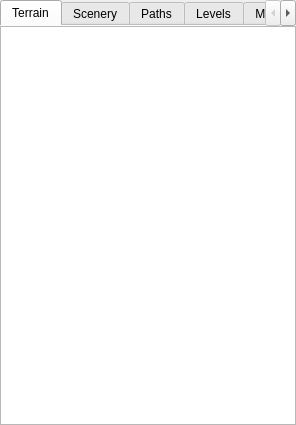
<?xml version="1.0" encoding="UTF-8"?>
<ui version="4.0">
 <class>WorldItemBox</class>
 <widget class="QDockWidget" name="WorldItemBox">
  <property name="enabled">
   <bool>true</bool>
  </property>
  <property name="geometry">
   <rect>
    <x>0</x>
    <y>0</y>
    <width>296</width>
    <height>425</height>
   </rect>
  </property>
  <property name="sizePolicy">
   <sizepolicy hsizetype="Preferred" vsizetype="Preferred">
    <horstretch>0</horstretch>
    <verstretch>0</verstretch>
   </sizepolicy>
  </property>
  <property name="minimumSize">
   <size>
    <width>211</width>
    <height>200</height>
   </size>
  </property>
  <property name="windowIcon">
   <iconset resource="../../_resources/editor.qrc">
    <normaloff>:/images/world16.png</normaloff>:/images/world16.png</iconset>
  </property>
  <property name="styleSheet">
   <string notr="true"/>
  </property>
  <property name="allowedAreas">
   <set>Qt::BottomDockWidgetArea|Qt::LeftDockWidgetArea|Qt::RightDockWidgetArea</set>
  </property>
  <property name="windowTitle">
   <string>World Map Toolbox</string>
  </property>
  <widget class="QTabWidget" name="WorldToolBoxTabs">
   <property name="tabPosition">
    <enum>QTabWidget::North</enum>
   </property>
   <property name="currentIndex">
    <number>0</number>
   </property>
   <property name="documentMode">
    <bool>true</bool>
   </property>
   <widget class="QWidget" name="Tiles">
    <property name="toolTip">
     <string/>
    </property>
    <property name="accessibleName">
     <string/>
    </property>
    <property name="widgetResizable" stdset="0">
     <bool>true</bool>
    </property>
    <attribute name="title">
     <string>Terrain</string>
    </attribute>
    <layout class="QGridLayout" name="TilesG" columnstretch="0">
     <property name="leftMargin">
      <number>0</number>
     </property>
     <property name="topMargin">
      <number>0</number>
     </property>
     <property name="rightMargin">
      <number>0</number>
     </property>
     <property name="bottomMargin">
      <number>0</number>
     </property>
     <property name="spacing">
      <number>0</number>
     </property>
     <item row="0" column="0">
      <widget class="QTableWidget" name="WLD_TilesList">
       <property name="selectionMode">
        <enum>QAbstractItemView::SingleSelection</enum>
       </property>
       <property name="iconSize">
        <size>
         <width>32</width>
         <height>32</height>
        </size>
       </property>
       <attribute name="horizontalHeaderVisible">
        <bool>false</bool>
       </attribute>
       <attribute name="horizontalHeaderDefaultSectionSize">
        <number>32</number>
       </attribute>
       <attribute name="horizontalHeaderHighlightSections">
        <bool>false</bool>
       </attribute>
       <attribute name="horizontalHeaderMinimumSectionSize">
        <number>32</number>
       </attribute>
       <attribute name="horizontalHeaderShowSortIndicator" stdset="0">
        <bool>false</bool>
       </attribute>
       <attribute name="verticalHeaderVisible">
        <bool>false</bool>
       </attribute>
       <attribute name="verticalHeaderDefaultSectionSize">
        <number>32</number>
       </attribute>
       <attribute name="verticalHeaderHighlightSections">
        <bool>false</bool>
       </attribute>
       <attribute name="verticalHeaderMinimumSectionSize">
        <number>32</number>
       </attribute>
      </widget>
     </item>
    </layout>
   </widget>
   <widget class="QWidget" name="Scenery">
    <property name="widgetResizable" stdset="0">
     <bool>true</bool>
    </property>
    <attribute name="title">
     <string>Scenery</string>
    </attribute>
    <layout class="QGridLayout" name="SceneryG" columnstretch="0" columnminimumwidth="0">
     <property name="leftMargin">
      <number>0</number>
     </property>
     <property name="topMargin">
      <number>0</number>
     </property>
     <property name="rightMargin">
      <number>0</number>
     </property>
     <property name="bottomMargin">
      <number>0</number>
     </property>
     <property name="spacing">
      <number>0</number>
     </property>
     <item row="0" column="0">
      <widget class="QListWidget" name="WLD_SceneList">
       <property name="iconSize">
        <size>
         <width>32</width>
         <height>32</height>
        </size>
       </property>
       <property name="flow">
        <enum>QListView::LeftToRight</enum>
       </property>
       <property name="resizeMode">
        <enum>QListView::Adjust</enum>
       </property>
       <property name="spacing">
        <number>1</number>
       </property>
       <property name="viewMode">
        <enum>QListView::IconMode</enum>
       </property>
       <property name="uniformItemSizes">
        <bool>true</bool>
       </property>
       <property name="wordWrap">
        <bool>true</bool>
       </property>
       <property name="sortingEnabled">
        <bool>true</bool>
       </property>
      </widget>
     </item>
    </layout>
   </widget>
   <widget class="QWidget" name="Paths">
    <property name="toolTip">
     <string/>
    </property>
    <property name="accessibleName">
     <string/>
    </property>
    <property name="widgetResizable" stdset="0">
     <bool>true</bool>
    </property>
    <attribute name="title">
     <string>Paths</string>
    </attribute>
    <layout class="QGridLayout" name="PathsG" columnstretch="0">
     <property name="leftMargin">
      <number>0</number>
     </property>
     <property name="topMargin">
      <number>0</number>
     </property>
     <property name="rightMargin">
      <number>0</number>
     </property>
     <property name="bottomMargin">
      <number>0</number>
     </property>
     <property name="spacing">
      <number>0</number>
     </property>
     <item row="0" column="0">
      <widget class="QTableWidget" name="WLD_PathsList">
       <property name="selectionMode">
        <enum>QAbstractItemView::SingleSelection</enum>
       </property>
       <property name="iconSize">
        <size>
         <width>32</width>
         <height>32</height>
        </size>
       </property>
       <attribute name="horizontalHeaderVisible">
        <bool>false</bool>
       </attribute>
       <attribute name="horizontalHeaderCascadingSectionResizes">
        <bool>false</bool>
       </attribute>
       <attribute name="horizontalHeaderHighlightSections">
        <bool>false</bool>
       </attribute>
       <attribute name="horizontalHeaderMinimumSectionSize">
        <number>32</number>
       </attribute>
       <attribute name="verticalHeaderVisible">
        <bool>false</bool>
       </attribute>
       <attribute name="verticalHeaderDefaultSectionSize">
        <number>32</number>
       </attribute>
       <attribute name="verticalHeaderHighlightSections">
        <bool>false</bool>
       </attribute>
       <attribute name="verticalHeaderMinimumSectionSize">
        <number>32</number>
       </attribute>
      </widget>
     </item>
    </layout>
   </widget>
   <widget class="QWidget" name="Level">
    <property name="widgetResizable" stdset="0">
     <bool>true</bool>
    </property>
    <attribute name="title">
     <string>Levels</string>
    </attribute>
    <layout class="QGridLayout" name="LevelsG" columnstretch="0" columnminimumwidth="0">
     <property name="leftMargin">
      <number>0</number>
     </property>
     <property name="topMargin">
      <number>0</number>
     </property>
     <property name="rightMargin">
      <number>0</number>
     </property>
     <property name="bottomMargin">
      <number>0</number>
     </property>
     <property name="spacing">
      <number>0</number>
     </property>
     <item row="0" column="0">
      <widget class="QListWidget" name="WLD_LevelList">
       <property name="iconSize">
        <size>
         <width>32</width>
         <height>32</height>
        </size>
       </property>
       <property name="resizeMode">
        <enum>QListView::Adjust</enum>
       </property>
       <property name="layoutMode">
        <enum>QListView::SinglePass</enum>
       </property>
       <property name="spacing">
        <number>1</number>
       </property>
       <property name="viewMode">
        <enum>QListView::IconMode</enum>
       </property>
       <property name="uniformItemSizes">
        <bool>true</bool>
       </property>
       <property name="sortingEnabled">
        <bool>true</bool>
       </property>
      </widget>
     </item>
    </layout>
   </widget>
   <widget class="QWidget" name="WldMusicBox">
    <property name="widgetResizable" stdset="0">
     <bool>true</bool>
    </property>
    <attribute name="title">
     <string>Music Box</string>
    </attribute>
    <layout class="QGridLayout" name="MusicBoxG" columnstretch="0" columnminimumwidth="0">
     <property name="leftMargin">
      <number>0</number>
     </property>
     <property name="topMargin">
      <number>0</number>
     </property>
     <property name="rightMargin">
      <number>0</number>
     </property>
     <property name="bottomMargin">
      <number>0</number>
     </property>
     <property name="spacing">
      <number>0</number>
     </property>
     <item row="0" column="0">
      <widget class="QListWidget" name="WLD_MusicList">
       <property name="selectionMode">
        <enum>QAbstractItemView::SingleSelection</enum>
       </property>
       <property name="uniformItemSizes">
        <bool>true</bool>
       </property>
       <property name="sortingEnabled">
        <bool>true</bool>
       </property>
      </widget>
     </item>
    </layout>
   </widget>
  </widget>
 </widget>
 <resources>
  <include location="../../_resources/editor.qrc"/>
 </resources>
 <connections/>
</ui>
